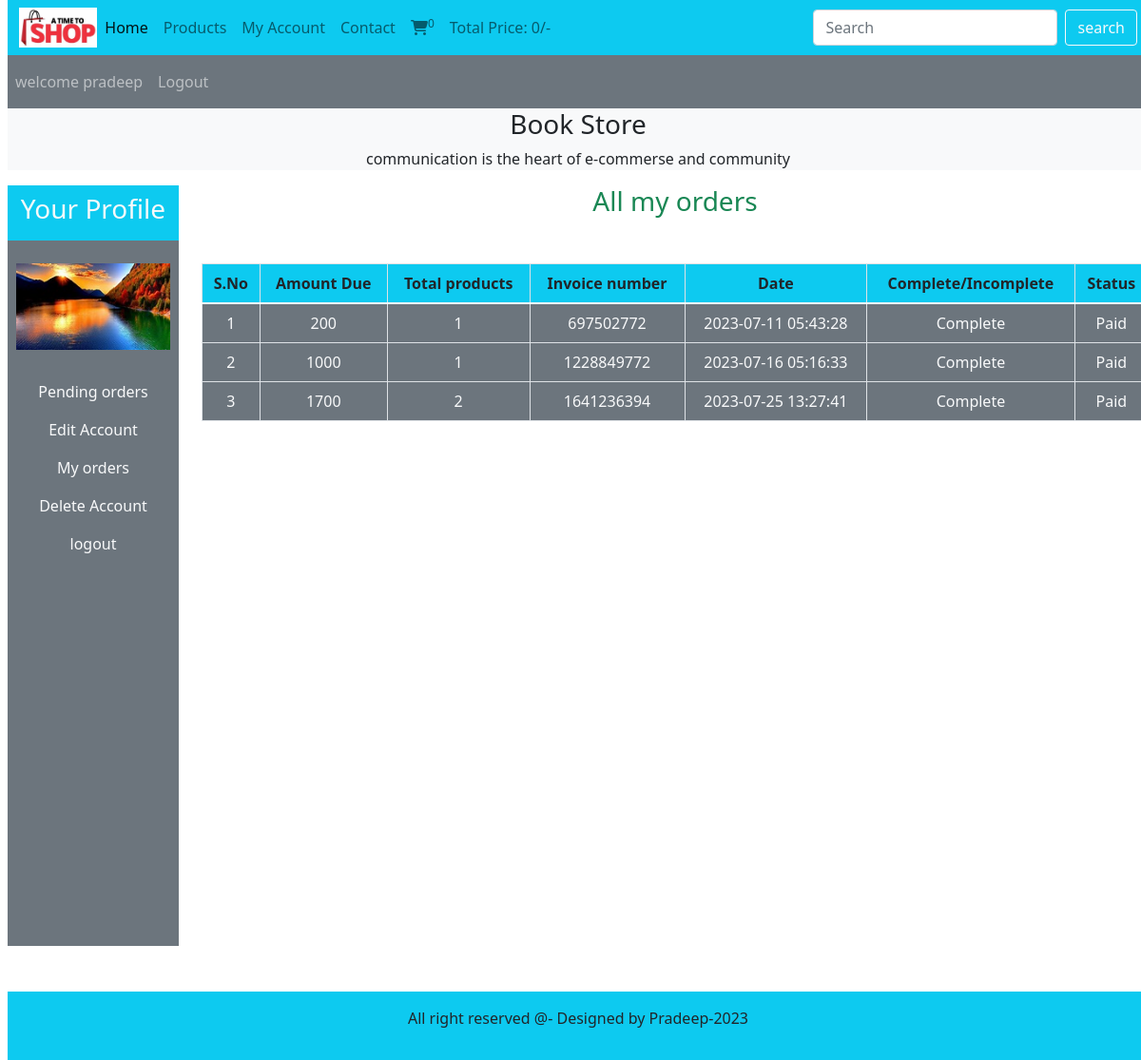
The app's page /user_area/profile.php?my_orders (signed in) with its own data.
### tables this page shows
CREATE TABLE `user_table` (
  `user_id` int(11) NOT NULL,
  `username` varchar(100) NOT NULL,
  `user_email` varchar(100) NOT NULL,
  `user_password` varchar(255) NOT NULL,
  `user_image` varchar(255) NOT NULL,
  `user_ip` varchar(220) NOT NULL,
  `user_address` varchar(255) NOT NULL,
  `user_mobile` varchar(30) NOT NULL
);

CREATE TABLE `user_orders` (
  `order_id` int(11) NOT NULL,
  `user_id` int(11) NOT NULL,
  `amount_due` int(255) NOT NULL,
  `invoice_number` int(255) NOT NULL,
  `total_products` int(255) NOT NULL,
  `order_date` timestamp NOT NULL DEFAULT current_timestamp() ON UPDATE current_timestamp(),
  `order_status` varchar(255) NOT NULL
);

### user_area/user_orders.php (the view, shortened to what this page needs)
<!DOCTYPE html>
<html lang="en">
<head>
</head>
<body>
<?php
$username=$_SESSION['username'];
$get_users="select * from `user_table` where username='$username'";
$result=mysqli_query($con,$get_users);
$row_fetch=mysqli_fetch_assoc($result);
$user_id=$row_fetch['user_id'];
?>
<h3 class="text-success">All my orders</h3>
<table class="table table-bordered mt-5">
    <thead class="bg-info">
    <tr>
        <th>S.No</th>
        <th>Amount Due</th>
        <th>Total products</th>
        <th>Invoice number</th>
        <th>Date</th>
        <th>Complete/Incomplete</th>
        <th>Status</th>
    </tr>
    </thead>
    <tbody class="bg-secondary text-light">
        <?php
        $get_order_details="select * from `user_orders` where user_id=$user_id";
        $result_orders=mysqli_query($con,$get_order_details);
        $number=1;
        while($row_orders=mysqli_fetch_assoc($result_orders)){
            $order_id=$row_orders['order_id'];
            $amount_due=$row_orders['amount_due'];
            $total_products=$row_orders['total_products'];
            $invoice_number=$row_orders['invoice_number'];
            $order_status=$row_orders['order_status'];
            if($order_status=='pending'){
                $order_status='Incomplete';
            }else{
                $order_status='Complete';
            }
            $order_date=$row_orders['order_date'];
            echo " <tr>
            <td>$number</td>
            <td>$amount_due</td>
            <td>$total_products</td>
            <td>$invoice_number</td>
            <td>$order_date</td>
            <td>$order_status</td>";
            ?>
            <?php
            if($order_status=='Complete'){
                echo "<td>Paid</td>";
            }else{
           echo "<td><a href='confirm_payment.php?order_id=$order_id' class='text-light'>Confirm</a></td>
           </tr>";
            }
        $number++;
        }
        ?>
    </tbody>
</table>
</body>
</html>

### user_area/profile.php (shortened to what this page needs)
<?php
include('../functions/common_function.php');
?>
<!DOCTYPE html>
<html lang="en">
<head>
    <link href="https://cdn.jsdelivr.net/npm/bootstrap@5.1.3/dist/css/bootstrap.min.css" rel="stylesheet">
    <link rel="stylesheet" href="https://cdnjs.cloudflare.com/ajax/libs/font-awesome/6.3.0/css/all.min.css" />
    <link rel="stylesheet" href="../style.css">
</head>
<body>
    <div class="container-fluid p-0 mx-2">
        <nav class="navbar navbar-expand-lg navbar-light bg-info">
            <div class="container-fluid ">
                <img src="../images/logo1.png" alt="" class="logo">
                <div class="collapse navbar-collapse" id="navbarSupportedContent">
                    <ul class="navbar-nav me-auto mb-2 mb-lg-0">
                        <li class="nav-item">
                            <a class="nav-link active" aria-current="page" href="../index.php">Home</a>
                        </li>
                        <li class="nav-item">
                            <a class="nav-link" href="../display_all.php">Products</a>
                        </li>
                        <li class="nav-item">
                            <a class="nav-link" href="profile.php">My Account</a>
                        </li>
                        <li class="nav-item">
                            <a class="nav-link" href="#">Contact</a>
                        </li>
                        <li class="nav-item">
                            <a class="nav-link" href="../cart.php"><i class="fa-sharp fa-solid fa-cart-shopping"></i><sup><?php cart_item(); ?> </sup></a>
                        </li>
                        <li class="nav-item">
                            <a class="nav-link" href="#">Total Price: <?php total_cart_price(); ?>/-</a>
                        </li>
                    </ul>
                    <form class="d-flex" action="../search_product.php" method="get">
                        <input class="form-control me-2" type="search" placeholder="Search" aria-label="Search" name="search_data">
                        <input type="submit" value="search" class="btn btn-outline-light" name="search_data_product">
                    </form>
                </div>
            </div>
        </nav>
        <nav class="navbar navbar-expand-lg navbar-dark bg-secondary">
            <ul class="navbar-nav me-auto">
                <?php
                if (!isset($_SESSION['username'])) {
                    echo "  <li class='nav-item'>
         <a class='nav-link' href='#'>Welcome Guest</a>
       </li>";
                } else {
                    echo " <li class='nav-item'>
          <a class='nav-link' href='#'>welcome " . $_SESSION['username'] . "</a>
         </li>";
                }
                if (!isset($_SESSION['username'])) {
                    echo " <li class='nav-item'>
      <a class='nav-link' href='./user_area/user_login.php'>Login</a>
     </li>";
                } else {
                    echo " <li class='nav-item'>
      <a class='nav-link' href='logout.php'>Logout</a>
      </li>";
                }
                ?>
            </ul>
        </nav>
        <div class="bg-light">
            <h3 class="text-center">Book Store</h3>
            <p class="text-center">communication is the heart of e-commerse and community </p>
        </div>
<div class="row ">
    <div class="col-md-2 ">
<ul class="navbar-nav bg-secondary text-center" style="height: 100vh">
<li class="nav-item bg-info">
    <a class="nav-link text-light" href="#"><h3>Your Profile</h3></a>
  </li>
    <?php
$username=$_SESSION['username'];
$user_image="Select * from `user_table` where username='$username'";
$user_image=mysqli_query($con,$user_image);
$row_image=mysqli_fetch_array($user_image);
$user_image=$row_image['user_image'];
echo "<li class='nav-item'>
<img src='./user_images/$user_image' class='profile_img my-4' alt=''>
</li>";
?>
  <li class="nav-item ">
    <a class="nav-link text-light" href="profile.php">Pending orders</a>
  </li>
  <li class="nav-item ">
    <a class="nav-link text-light" href="profile.php?edit_account">Edit Account</a>
  </li>
  <li class="nav-item ">
    <a class="nav-link text-light" href="profile.php?my_orders">My orders</a>
  </li>
  <li class="nav-item ">
    <a class="nav-link text-light" href="profile.php?delete_account">Delete Account</a>
  </li>
  <li class="nav-item ">
    <a class="nav-link text-light" href="logout.php">logout</a>
  </li>
</ul>
    </div>
    <div class="col-md-10 text-center">
        <?php get_user_order_details();
        if(isset($_GET['my_orders'])){
            include('user_orders.php');
        }
        ?>
    </div>
</div>
        <?php include("../includes/footer.php") ?>
    </div>
</body>
</html>

### style.css (style rules this page uses)
* { margin: 0; padding: 0; box-sizing: border-box; }
.logo { width: 7%; height: 7%; }

### user_area/profile.php (style rules this page uses)
body { overflow-x: hidden; }
.profile_img { width: 90%; margin: auto; display: block; object-fit: contain; }

### records on screen
user_table: user_image (picture)
user_orders: amount_due "200", total_products "1", invoice_number "697502772", order_date "2023-07-11 05:43:28", order_status "Complete", shows "Paid"
user_orders: amount_due "1000", total_products "1", invoice_number "1228849772", order_date "2023-07-16 05:16:33", order_status "Complete", shows "Paid"
user_orders: amount_due "1700", total_products "2", invoice_number "1641236394", order_date "2023-07-25 13:27:41", order_status "Complete", shows "Paid"

### other values on screen
$count_cart_items "0"
$total_price "0"
$_SESSION['username'] "pradeep"
